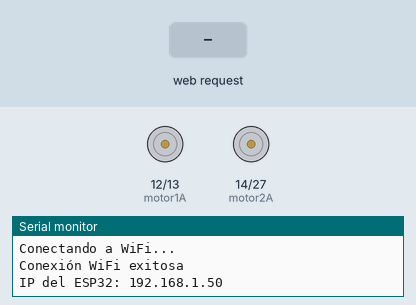
Simulated run of this sketch. Board: ESP32. On the bench: motor-driver pin pairs drawn as motors (green arrow = first pin HIGH = forward, orange = second pin HIGH = backward, longer = more drive), the last lines printed to the serial monitor. The inputs (shaded band) are chosen by the test bench. WiFi joins after 1.5 s; servers stay silent unless stated.

Above: at 3.2 s.
3.3 s: HTTP request GET /move?direction=up received
At 4.5 s:
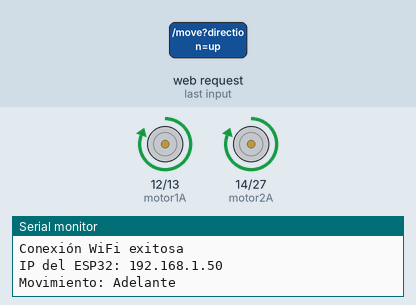
4.8 s: HTTP request GET /move?direction=down received
At 5.7 s:
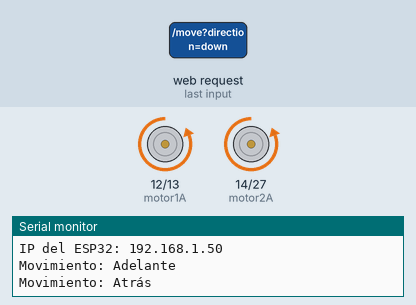
6.3 s: HTTP request GET /move?direction=left received
At 6.8 s:
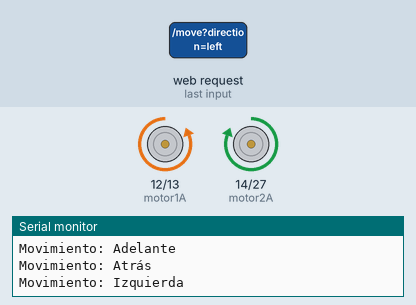
7.8 s: HTTP request GET /move?direction=right received
At 9.2 s:
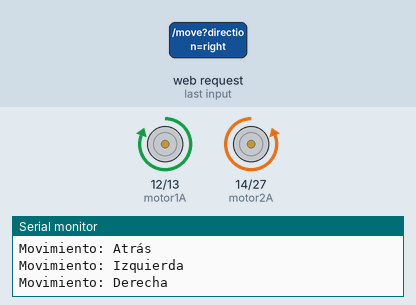
Timing chart, 0 to 10.3 s (numbered marks = the images above; inputs shaded):
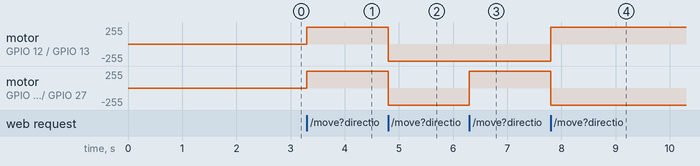

The sketch:

controllerESP32.ino
```cpp
#include <WiFi.h>
#include <WebServer.h>

// Configuración de la red WiFi
const char* ssid = "Juli2004";  // Nombre de la red WiFi
const char* password = "1043641799";  // Contraseña de la red WiFi

// Pines de control del L298N
const int motor1A = 12;  // Motor A hacia adelante
const int motor1B = 13;  // Motor A hacia atrás
const int motor2A = 14;  // Motor B hacia adelante
const int motor2B = 27;  // Motor B hacia atrás

WebServer server(80); // Puerto para el servidor web

void setup() {
  // Inicia la comunicación serial
  Serial.begin(115200);

  // Conexión a la red WiFi
  WiFi.begin(ssid, password);
  while (WiFi.status() != WL_CONNECTED) {
    delay(1000);
    Serial.println("Conectando a WiFi...");
  }
  Serial.println("Conexión WiFi exitosa");
  Serial.print("IP del ESP32: ");
  Serial.println(WiFi.localIP());

  // Configuración de pines de control del motor
  pinMode(motor1A, OUTPUT);
  pinMode(motor1B, OUTPUT);
  pinMode(motor2A, OUTPUT);
  pinMode(motor2B, OUTPUT);

  // Manejar las solicitudes de movimiento
  server.on("/move", HTTP_GET, handleMove);

  // Inicia el servidor web
  server.begin();
}

void loop() {
  // Maneja las solicitudes del servidor web
  server.handleClient();
}

void handleMove() {
  // Obtener el parámetro "direction" de la URL
  String direction = server.arg("direction");

  if (direction == "up") {
    // Mover hacia adelante
    digitalWrite(motor1A, HIGH);
    digitalWrite(motor1B, LOW);
    digitalWrite(motor2A, HIGH);
    digitalWrite(motor2B, LOW);
    Serial.println("Movimiento: Adelante");
  }
  else if (direction == "down") {
    // Mover hacia atrás
    digitalWrite(motor1A, LOW);
    digitalWrite(motor1B, HIGH);
    digitalWrite(motor2A, LOW);
    digitalWrite(motor2B, HIGH);
    Serial.println("Movimiento: Atrás");
  }
  else if (direction == "left") {
    // Girar a la izquierda
    digitalWrite(motor1A, LOW);
    digitalWrite(motor1B, HIGH);
    digitalWrite(motor2A, HIGH);
    digitalWrite(motor2B, LOW);
    Serial.println("Movimiento: Izquierda");
  }
  else if (direction == "right") {
    // Girar a la derecha
    digitalWrite(motor1A, HIGH);
    digitalWrite(motor1B, LOW);
    digitalWrite(motor2A, LOW);
    digitalWrite(motor2B, HIGH);
    Serial.println("Movimiento: Derecha");
  }
  else if (direction == "stop") {
    // Detener los motores
    digitalWrite(motor1A, LOW);
    digitalWrite(motor1B, LOW);
    digitalWrite(motor2A, LOW);
    digitalWrite(motor2B, LOW);
    Serial.println("Movimiento: Detenido");
  }

  // Responde al cliente con un mensaje
  server.send(200, "text/plain", "Comando recibido: " + direction);
}
```

Measured:
- after the input at 3.3 s, motor on GPIO 12 (motor1A) / GPIO 13 (motor1B), motor on GPIO 14 (motor2A) / GPIO 27 (motor2B): stopped → forward 255/255 at once
- after the input at 4.8 s, motor on GPIO 12 (motor1A) / GPIO 13 (motor1B), motor on GPIO 14 (motor2A) / GPIO 27 (motor2B): forward 255/255 → backward 255/255 at once
- after the input at 6.3 s, motor on GPIO 14 (motor2A) / GPIO 27 (motor2B): backward 255/255 → forward 255/255 at once
- after the input at 7.8 s, motor on GPIO 12 (motor1A) / GPIO 13 (motor1B): backward 255/255 → forward 255/255 at once; motor on GPIO 14 (motor2A) / GPIO 27 (motor2B): forward 255/255 → backward 255/255 at once
